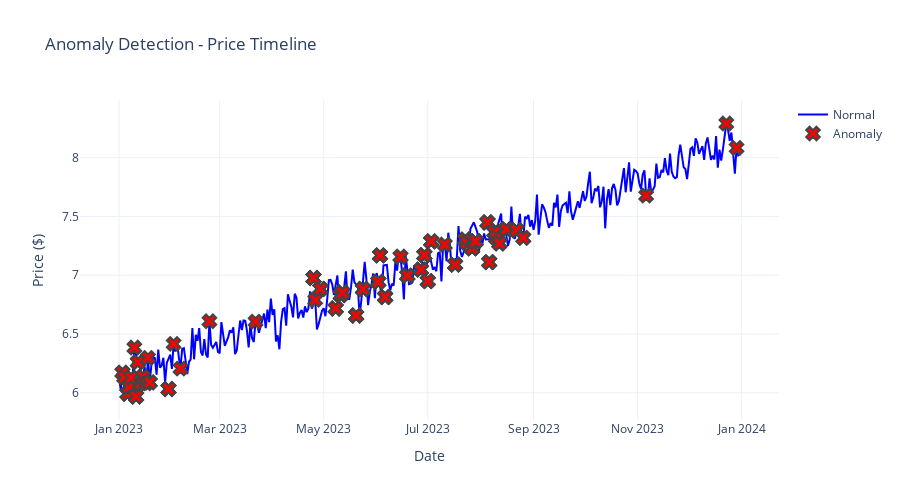

Notebook source saved alongside this figure:
### Code cell
print("\n" + "="*60)
print("🔍 ANOMALY DETECTION")
print("="*60)

# Use full dataset
anomaly_features = ['price_mean', 'price_change_pct', 'sentiment_mean',
                    'search_interest', 'negative_count']

X_anomaly = df[anomaly_features].fillna(0)

iso_forest = IsolationForest(contamination=0.1, random_state=42, n_estimators=100)

print("⏳ Training Isolation Forest...")
anomalies = iso_forest.fit_predict(X_anomaly)
df['is_anomaly'] = (anomalies == -1).astype(int)

anomaly_count = df['is_anomaly'].sum()
print(f"✅ Detected {anomaly_count} anomalies ({anomaly_count/len(df)*100:.1f}%)")

# Visualize
fig = go.Figure()

normal = df[df['is_anomaly'] == 0]
anomaly_points = df[df['is_anomaly'] == 1]

fig.add_trace(go.Scatter(x=normal['date'], y=normal['price_mean'],
                         mode='lines', name='Normal', line=dict(color='blue', width=2)))

if len(anomaly_points) > 0:
    fig.add_trace(go.Scatter(x=anomaly_points['date'], y=anomaly_points['price_mean'],
                             mode='markers', name='Anomaly',
                             marker=dict(color='red', size=12, symbol='x', line=dict(width=2))))

fig.update_layout(title='Anomaly Detection - Price Timeline',
                  xaxis_title='Date', yaxis_title='Price ($)',
                  height=500, template='plotly_white')
fig.show()

### Figure 1 — Plotly figure (JSON) as saved in the notebook; plotly's stock layout.template omitted (floating-point values rounded to 4 significant figures; data arrays with more than 128 entries replaced by an {"elided": "..."} marker saying what was removed)
{"data": [{"line": {"color": "blue", "width": 2}, "mode": "lines", "name": "Normal", "type": "scatter", "x": {"elided": "1314 str values"}, "y": {"elided": "1314 float values"}}, {"marker": {"color": "red", "line": {"width": 2}, "size": 12, "symbol": "x"}, "mode": "markers", "name": "Anomaly", "type": "scatter", "x": {"elided": "146 str values"}, "y": {"elided": "146 float values"}}], "layout": {"height": 500, "title": {"text": "Anomaly Detection - Price Timeline"}, "xaxis": {"title": {"text": "Date"}}, "yaxis": {"title": {"text": "Price ($)"}}}}
